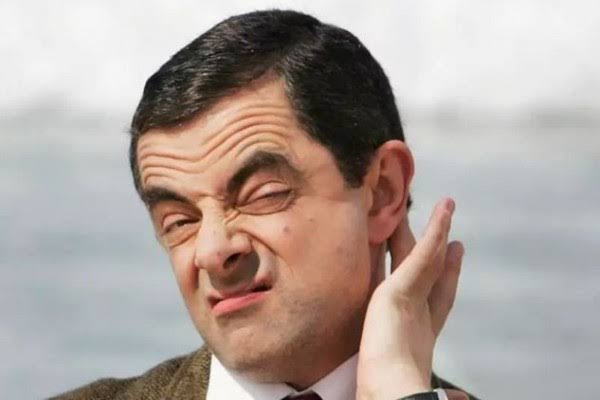
#> input picture bean.jpeg, 600 x 400 px
$ python No12.py
#> lines starting #> are read from the running program, lines starting #| are printed output that depends on the picture
#Indra Kurniawan
#1217070033

import cv2
import numpy as np
import matplotlib.pyplot as plt


gambar = cv2.imread("bean.jpeg")
#> gambar is the input picture: shape (400, 600, 3); mean B, G, R 156.3, 162.3, 175
tinggi_gambar = gambar.shape[0]
#> tinggi_gambar = 400
lebar_gambar = gambar.shape [1]
#> lebar_gambar = 600
channel_gambar = gambar.shape [2]
#> channel_gambar = 3
tipe_gambar = gambar.dtype

brightness_gambar = np.zeros(gambar.shape, dtype=np.uint8)
def brighter (nilai):
#> called with nilai = 0
  for y in range(0, tinggi_gambar):
    for x in range (0, lebar_gambar):
      red = gambar[y][x][0]
      green = gambar [y][x][1]
      blue = gambar [y][x][2]
      gray = (int(red) + int (green) + int (blue)) /3
      gray+= nilai

      if gray > 255:
        gray = 255
      if gray < 0:
        gray = 0

      brightness_gambar [y][x] = (gray, gray, gray)
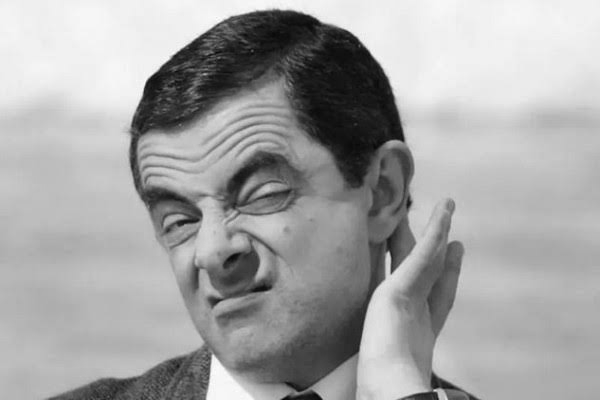
#> brightness_gambar: shape (400, 600, 3); min 6, max 254, mean 164.2

brighter(0)
plt.imshow (brightness_gambar)
plt.title("Brightness 0")
plt.show()

brighter(100)
#> call 2 of brighter, with nilai = 100
#> after the loop in brighter (call 2), `for y in range(0, tinggi_gambar):`:
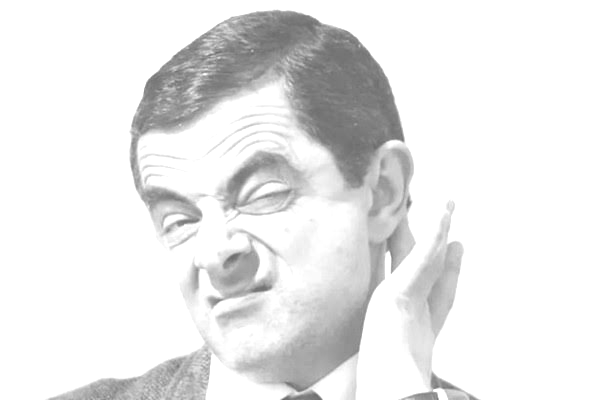
#> brightness_gambar: shape (400, 600, 3); min 106, max 255, mean 233
plt.imshow (brightness_gambar)
plt.title("Brightness 100")
plt.show()
